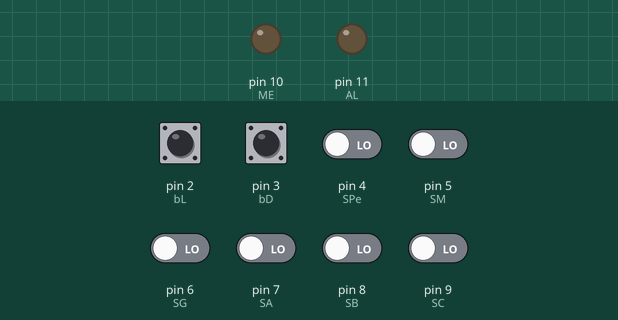
Recording of a sketch running on a simulated Arduino Uno, built with avr-gcc and run on an emulated ATmega328P. Shown: output pins drawn as LEDs (lit = HIGH). Inputs (shaded band) come from the test bench; at power-on: pin 2 (bL), pin 3 (bD) HIGH, pin 4 (SPe), pin 5 (SM), pin 6 (SG), pin 7 (SA), pin 8 (SB), pin 9 (SC) LOW.

Above: at 1.2 s.
1.3 s: pin 2 (bL) pulled LOW for 0.15 s
At 1.7 s:
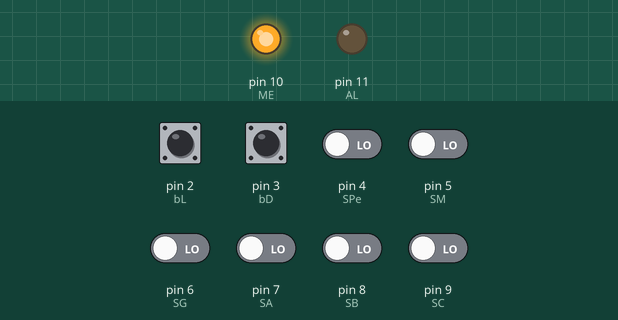
Timing chart, 0 to 4.3 s (numbered marks = the images above; inputs shaded):
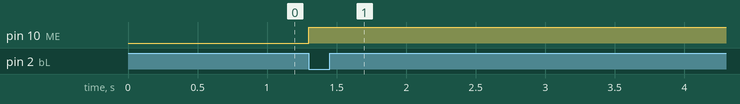

The sketch:

16-maquina_de_estados_finitos.ino
```cpp
/* ************************************************************************

Colégio SATC
Curso Técnico em Mecatrônica
Disciplina: Sistemas Embarcados
Turma: 3191
Professor: Marcos Antonio Jeremias Coelho

Programa: Exercício 16, Máquina de estados finitos

Autor: Tiago Fortunato Rosset
Data: 14/06/2026
Versão: 1.0

************************************************************************ */

const int bL = 2;
const int bD = 3;
const int SPe = 4;
const int SM = 5;
const int SG = 6;
const int SA = 7;
const int SB = 8;
const int SC = 9;
const int ME = 10;
const int AL = 11;
bool valor_SA = 0;
bool valor_SB = 0;
bool valor_SC = 0;
int estado = 1;

void setup() {
  pinMode(bL, INPUT_PULLUP);
  pinMode(bD, INPUT_PULLUP);
  pinMode(SPe, INPUT);
  pinMode(SM, INPUT);
  pinMode(SG, INPUT);
  pinMode(SA, INPUT);
  pinMode(SB, INPUT);
  pinMode(SC, INPUT);
  pinMode(ME, OUTPUT);
  pinMode(AL, OUTPUT);
}

void loop() {
  valor_SA = digitalRead(SA);
  valor_SB = digitalRead(SB);
  valor_SC = digitalRead(SC);

  if(digitalRead(bD)){
    digitalWrite(AL, 0);
    estado = 1;
  }

  switch (estado){
    case 1:
    if(!digitalRead(bL)){
      digitalWrite(AL, 0);
      digitalWrite(ME, 1);
      if(digitalRead(SPe)){
        estado = 2;
      }
      else if(digitalRead(SM)){
        estado = 3;
      }
      else if(digitalRead(SG)){
        estado  = 4;
      }
    }

    break;

    case 2:
    if(valor_SC || valor_SB){
      digitalWrite(AL, 1);
      digitalWrite(ME, 0);
      estado = 1;
    }

    break;

    case 3:
    if(valor_SC){
      digitalWrite(AL, 1);
      digitalWrite(ME, 0);
      estado = 1;
    }
    else if(valor_SA && !valor_SB){
      digitalWrite(AL, 1);
      digitalWrite(ME, 0);
      estado = 1;
    }
    else if(!valor_SA && valor_SB){
      digitalWrite(AL, 1);
      digitalWrite(ME, 0);
      estado = 1;
    }

    break;

    case 4:
    if(valor_SA && (!valor_SB || !valor_SC)){
      digitalWrite(AL, 1);
      digitalWrite(ME, 0);
      estado = 1;
    }
    else if((valor_SB || valor_SC) && !valor_SA){
      digitalWrite(AL, 1);
      digitalWrite(ME, 0);
      estado = 1;
    }
  }
}
```

Measured:
- after the input at 1.3 s, pin 10 (ME): LOW → HIGH at once
